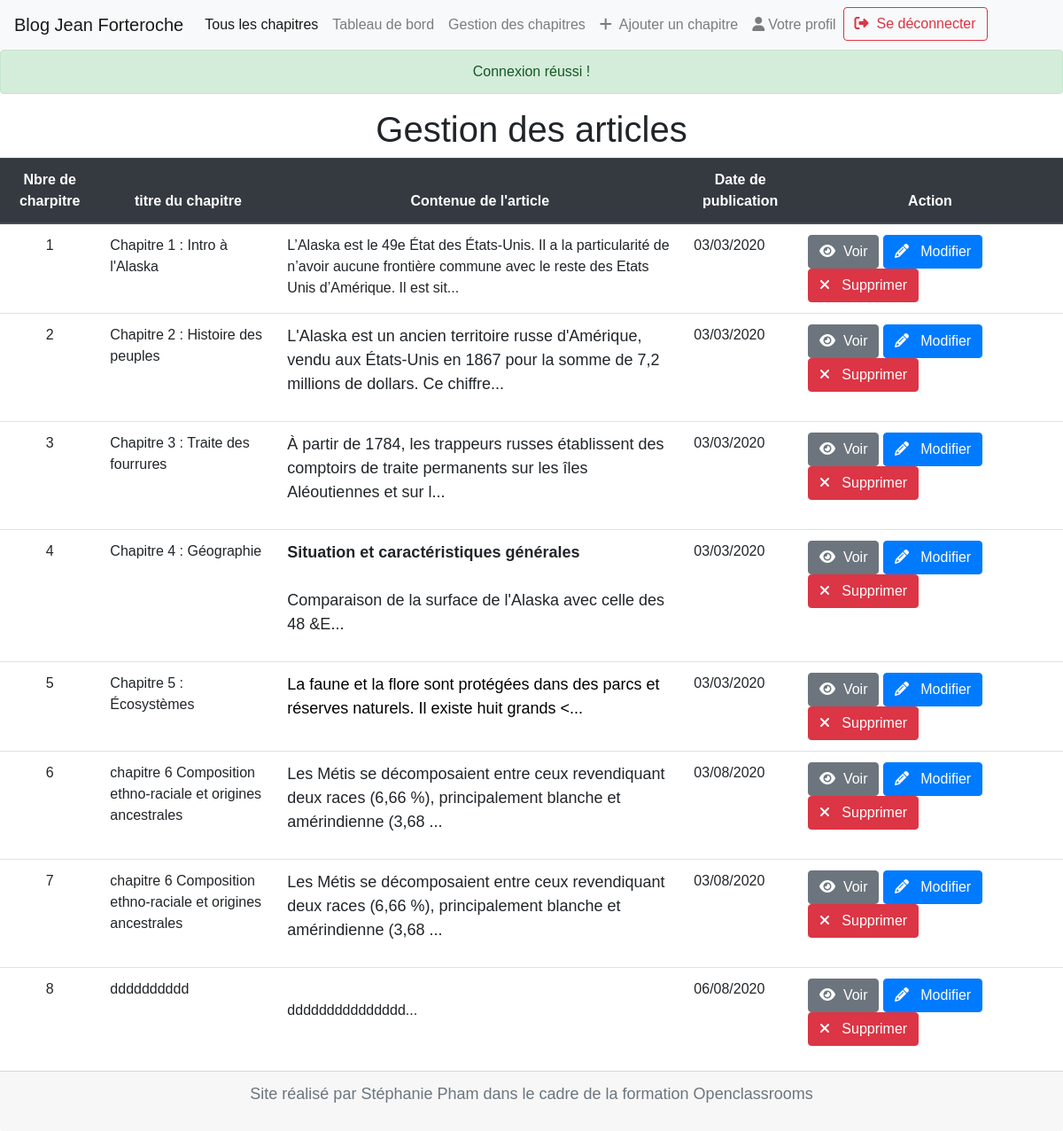
/index.php?action=manageArticle (signed in), run on an earlier commit of the app's database.
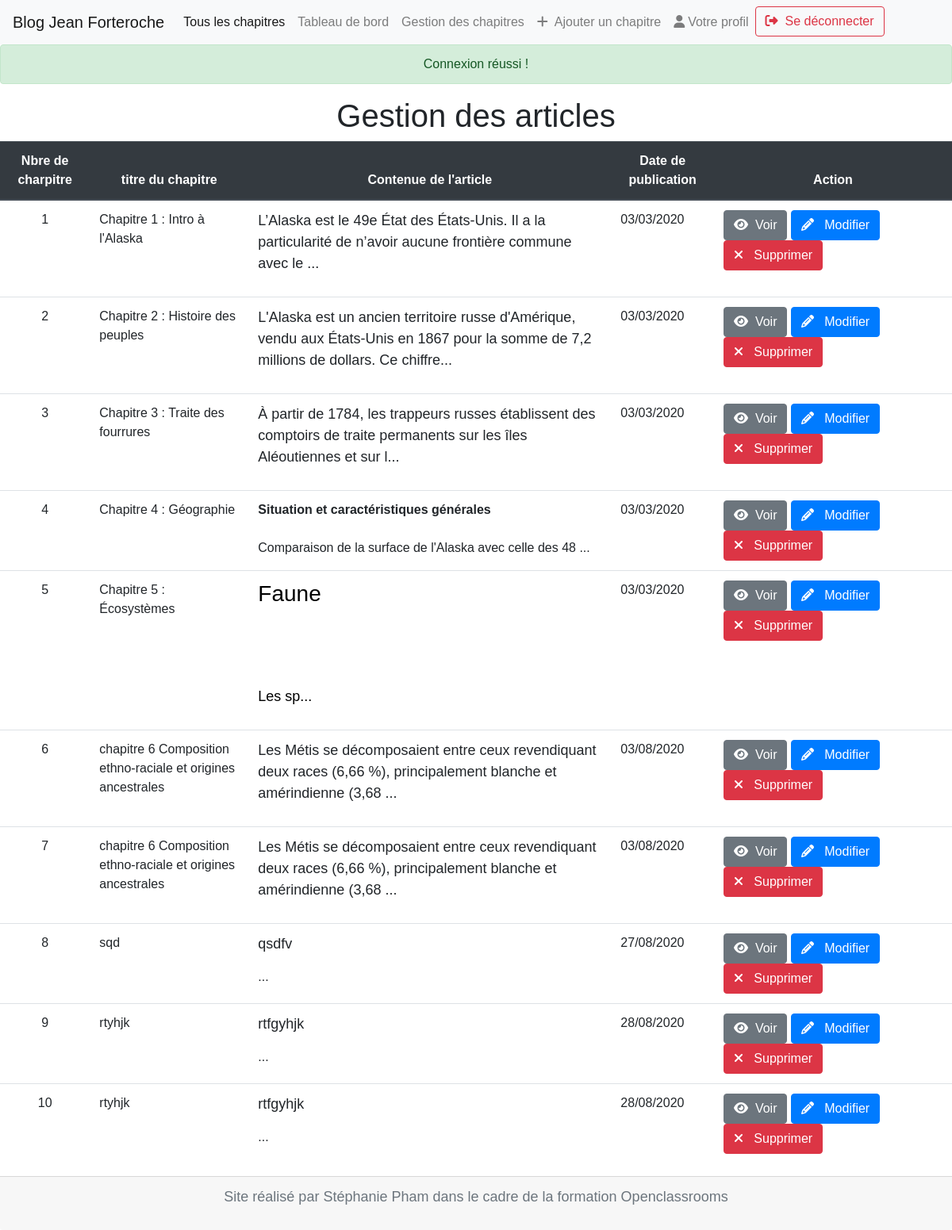
And on a later commit of the database.
### tables this page shows
CREATE TABLE IF NOT EXISTS `articles` (
  `id` int(11) NOT NULL AUTO_INCREMENT,
  `title` varchar(255) NOT NULL,
  `content` text NOT NULL,
  `date_article` datetime NOT NULL DEFAULT current_timestamp(),
  PRIMARY KEY (`id`)
);

### App/Controller/Articles.php (called while the page is built, shortened)
<?php
class Articles extends Controller {
    public function __construct() {
        parent::__construct();
    }
    public function manageArticle()
    {
        $articleManager = new ArticleManager();
        $articles = $articleManager->listArticles();
        $i = 1;
        include 'view/Admin/listArticlesView.php';
    }
}

### App/Model/ArticleManager.php (called while the page is built, shortened)
<?php
class ArticleManager extends Manager
{
    public function listArticles()
    {
        $db = $this->dbConnect();
        $reqArticle = $db->query('
            SELECT id,  title, content,date_article
            FROM articles
            ORDER BY date_article ASC');
        return  $articles = $reqArticle->fetchAll();
    }
}

### App/Controller/Controller.php (called while the page is built, shortened)
<?php
class Controller {
    public $userInfo;
    function __construct() {
        $this->isConnected = $this->is_connected();
        $this->isAdmin = $this->is_admin();
        $this->displayFlash = $this->displayFlash();
        }
    public function hashSession($valeur) {
        return hash("sha256", $valeur);
    }
    public function ifHashSession() {
        $hashSession = $this->hashSession($_SESSION['userId']);
        if ($hashSession == $_SESSION['hashUserId']) {
            return true;
        }
        else {
            return false;
        }
    }
    public function is_connected()
    {
        if (isset($_SESSION['userId']) && $this->ifHashSession()) {
            $userManager = new UserManager;
            $this->userInfo = $userManager->getUserById($_SESSION['userId']);
        } else {
            $this->userInfo = false;
        }
        return $this->userInfo;
    }
    public function is_admin()
    {
        if ($this->is_connected()) {
            if ($this->userInfo['is_admin'] == 1 ) {
                return true;
            } else {
                return false;
            }
        } else {
            return false;
        }
    }
    public function displayFlash() {
        if (isset($_SESSION['flash'])) {
            $flashSession = new FlashSession();
            return $flashSession->getSession();
        }
        return [];
    }
}

### App/Model/UserManager.php (called while the page is built, shortened)
<?php
class UserManager extends Manager
{
    public function getUserById($user_id)
    {
        $db = $this->dbConnect();
        $reqUSer = $db->prepare('
            SELECT *
            FROM users
            WHERE id = :id
        ');
        $reqUSer->execute([
            'id'=> $user_id
        ]);
        return $userById = $reqUSer->fetch();
    }
}

### App/Session/FlashSession.php (called while the page is built, shortened)
<?php
class FlashSession {
    public function getSession()
    {
        $flash = $_SESSION['flash'] ?? [];
        return $flash;
    }
}

### view/Admin/listArticlesView.php (the view, shortened to what this page needs)
<div class="global manage_article ">
    <h1 class="text-center gestionArticle">Gestion des articles </h1>
    <table class="manageArticle table">
        <thead class=" table thead-dark">
            <tr>
                <th class=" title-form-article text-center align-midle ">Nbre de charpitre</th>
                <th class=" title-form-article text-center align-midle">titre du chapitre </th>
                <th class=" title-form-article text-center align-midle"> Contenue de l'article </th>
                <th class=" title-form-article text-center align-midle">Date de publication</th>
                <th class=" title-form-article text-center align-midle" width=300>Action </th>
            </tr>
        </thead>
        <tbody>
            <?php foreach ($articles as $article) { ?>
            <tr>
                <td class="text-center"> <?= $i++ ?></td>
                <td width=200><?= htmlspecialchars($article['title']) ?> </td>
                <td><?= mb_substr($article['content'], 0, 150) ?>... </td>
                <td> <?= date_format(date_create($article['date_article']), 'd/m/Y') ?> </td>
                <td class="table-action">
                    <a href="index.php?action=article&amp;id= <?= $article['id'] ?>" class="btn btn-secondary">
                        <span><i class="fas fa-eye"></i>&nbsp; </span> Voir </a>
                    <a href="index.php?action=edit&amp;id= <?= $article['id'] ?>" class="btn btn-primary">
                    <span> <i class="fas fa-pencil-alt"></i> &nbsp;</span> Modifier </a>
                    <a href="index.php?action=deleteArticle&amp;id= <?= $article['id'] ?>" class="linkDelete btn btn-danger" id="linkDelete">
                        <span> <i class="fas fa-times"></i> &nbsp;</span> Supprimer </a>
                </td>
            </tr>
            <?php
                }
                ?>
        </tbody>
    </table>
</div>
<?php $content = ob_get_clean(); ?>
<?php include 'view/template.php'; ?>

### index.php (shortened to what this page needs)
<?php
$action = '';
if (isset($_GET['action'])) {
    $action = trim($_GET['action']);
}
try {
    switch ($action) {
        case 'manageArticle':
            $manageArticle = new Articles;
            $manageArticle->manageArticle();
            break;
    }
} catch (\Exception $e) {
    $errorMsgBlock = new Error;
    $errorMsgBlock->displayErrorBlock($e);
}

### view/template.php (shortened to what this page needs)
<!doctype html>
<html lang="fr">
<head>
    <link rel="stylesheet" href="https://stackpath.bootstrapcdn.com/bootstrap/4.4.1/css/bootstrap.min.css"
>
    <link rel="stylesheet" href="public/css/style.css">
    <link rel="stylesheet" href="public/css/queries.css">
</head>
<body>
    <?php include 'Include/nav.php'; ?>
    <?php
    $flashMessages = $this->displayFlash;
    if (!empty($flashMessages)) {
        foreach ($flashMessages as $flash) { ?>
            <div class="alert alert-<?=$flash['type'] ?> text-center"> <?= $flash['message'] ?> </div>
        <?php }
    }
    ?>
    <?= $content ?>
    <?php include 'Include/footer.php'; ?>
</body>
</html>

### view/Include/nav.php (shortened to what this page needs)
<nav class="navbar navbar-expand-lg navbar-light bg-light">
    <a class="navbar-brand" href="index.php">Blog Jean Forteroche</a>
    <div class="collapse navbar-collapse" id="navbarSupportedContent">
        <ul class="navbar-nav mr-auto text-center">
            <li class="nav-item active">
                <a class="nav-link" href="index.php?action=listArticles">Tous les chapitres
                <span class="sr-only">(current)</span></a>
            </li>
            <?php if ($this->isAdmin) { ?>
                <li class="nav-item">
                    <a class="nav-link text-nav" href="index.php?action=dashboard">Tableau de bord</a>
                </li>
                <li class="nav-item">
                    <a class="nav-link text-nav" href="index.php?action=manageArticle">Gestion des chapitres</a>
                </li>
                <li class="nav-item">
                    <a class="nav-link text-nav" href="index.php?action=newArticle"><span>
                            <i class="fas fa-plus"> &nbsp</i></span>Ajouter un chapitre </a>
                </li>
            <?php } ?>
            <?php if ($this->isConnected) {  ?>
                <li class="nav-item">
                    <a class="nav-link text-nav" href="index.php?action=profil">
                        <span><i class="fas fa-user">&nbsp;</i></span>Votre profil
                    </a>
                </li>
                <li class="nav-item">
                    <a class="btn btn-outline-danger my-2 my-sm-0 text-nav" href="index.php?action=logout">
                        <span><i class="fas fa-sign-out-alt"></i></span> &nbsp;Se déconnecter
                    </a>
                </li>
                <?php } ?>
        </ul>
    </div>
</nav>

### view/Include/footer.php
<footer>
  <div class="card-footer text-center text-muted">
    <p> Site réalisé par Stéphanie Pham dans le cadre de la formation Openclassrooms </p>
  </div>
</footer>

### public/css/style.css (style rules this page uses)
* { font-family: "Arial", "Segoe Script"; }

### public/css/queries.css (style rules this page uses)
@media all and (max-width :1440px ) { p , .linkListArticle { font-size: 18px; } }

What changed in the data, as far as the page shows it:
removed articles: title "dddddddddd", content "ddddddddddddddd", date_article "06/08/2020"
changed articles "Chapitre 1 : Intro à l'Alaska": content "L’Alaska est le 49e État des États-Unis. Il a la particularité de n’avoir aucune frontière commune avec le reste des Etats Unis d’Amérique. Il est sit" → "L’Alaska est le 49e État des États-Unis. Il a la particularité de n’avoir aucune frontière commune avec le"
changed articles "Chapitre 4 : Géographie": content "Situation et caractéristiques générales Comparaison de la surface de l'Alaska avec celle des 48 &E" → "Situation et caractéristiques générales Comparaison de la surface de l'Alaska avec celle des 48"
changed articles "Chapitre 5 : Écosystèmes": content "La faune et la flore sont protégées dans des parcs et réserves naturels. Il existe huit grands <" → "Faune Les sp"
added articles: title "sqd", content "qsdfv", date_article "27/08/2020"
added articles: title "rtyhjk", content "rtfgyhjk", date_article "28/08/2020"
added articles: title "rtyhjk", content "rtfgyhjk", date_article "28/08/2020"
